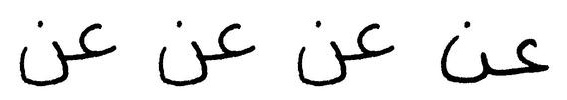
#> input picture 0009.jpg, 567 x 100 px, given in place of 0.jpg, which was not available
$ python four.py
#> lines starting #> are read from the running program, lines starting #| are printed output that depends on the picture
import cv2
import numpy as np


thisdict ={
  "0":"عن",
  "1":"عبد",
  "2":"عبد",
  "3":"علي",
  "4":"علي",
  "5":"العام",
  "6":"العام",
  "7":"اليوم",
  "8":"اليوم",
  "9":"عن"

}

w=0
x=0
y=0
z=0

while x<10:
    y=0
    while y<10:
        z=0
        while(z<10):
            w=0
            while(w<10):

                img1 = cv2.imread(str(x)+'.jpg')
#> img1 is the input picture: shape (100, 567, 3); min 0, max 255, mean 235.1
                img2 = cv2.imread(str(y)+'.jpg')
                img3 = cv2.imread(str(z)+'.jpg')
                img4 = cv2.imread(str(w)+'.jpg')

                vis = np.concatenate((img1, img2,img3,img4), axis=1)
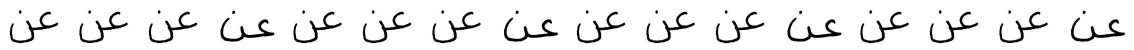
#> vis: shape (100, 2268, 3) (shown at 1/2 size); min 0, max 255, mean 235.1
#> (the run stopped early here; a loop or call above may not have finished)

$ run again, on 007.jpg
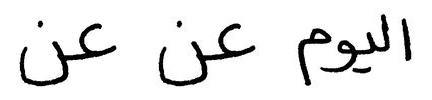
#> input picture 007.jpg, 432 x 100 px, given in place of 0.jpg, which was not available
#> img1 is the input picture: shape (100, 432, 3); min 0, max 255, mean 233.2
#> `vis = np.concatenate((img1, img2,img3,img4), axis=1)`:
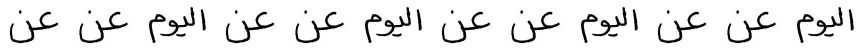
#> vis: shape (100, 1728, 3) (shown at 1/2 size); min 0, max 255, mean 233.2

$ run again, on 0436.jpg
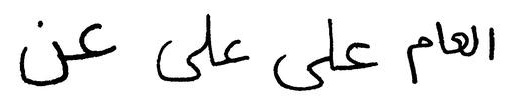
#> input picture 0436.jpg, 514 x 100 px, given in place of 0.jpg, which was not available
#> img1 is the input picture: shape (100, 514, 3); min 0, max 255, mean 235.1
#> `vis = np.concatenate((img1, img2,img3,img4), axis=1)`:
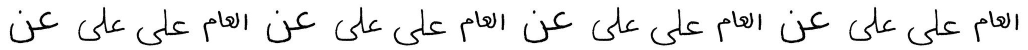
#> vis: shape (100, 2056, 3) (shown at 1/2 size); min 0, max 255, mean 235.1
